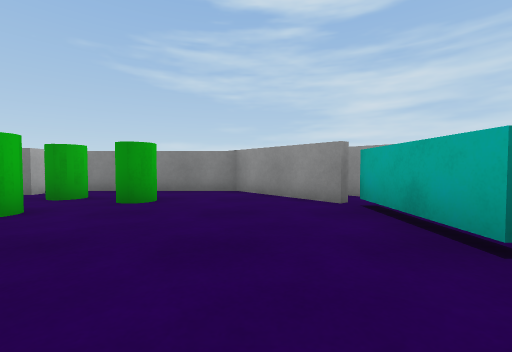
View 1 (above)

13 first-person views from a walk through a scene from a Unity 3-D project. The camera is 0.59 m above the floor, tilts 2° down and sees 90° across. The floor is counted in squares, 1 m on a side. Each view is taken from the middle of a square. On the plan, view 1 faces up. The plan holds only what a view shows up to about 9 squares ahead; the rest is blank. The place goes on beyond the plan.

View 2
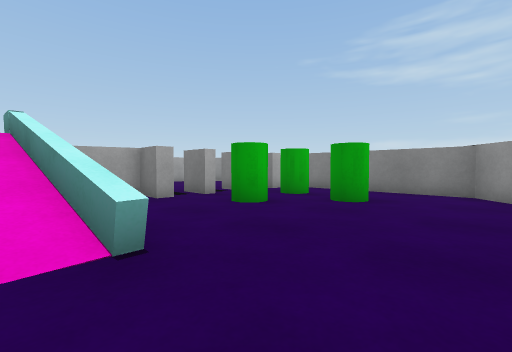

View 3
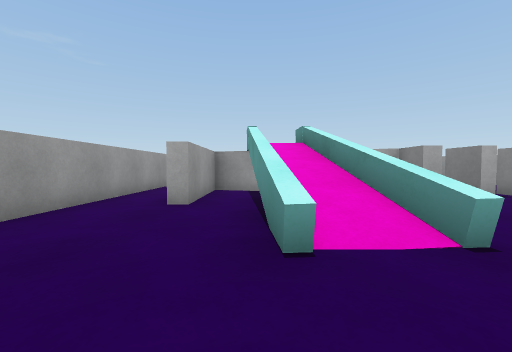

View 4
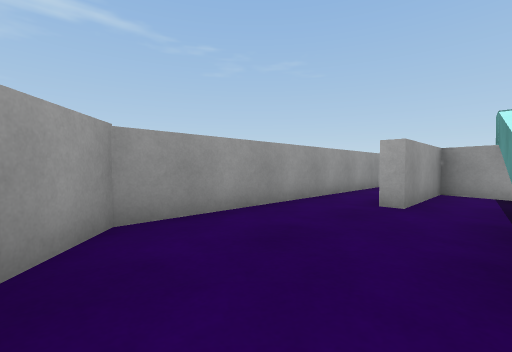

View 5
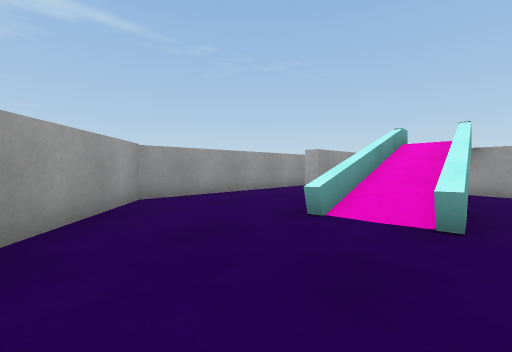

View 6
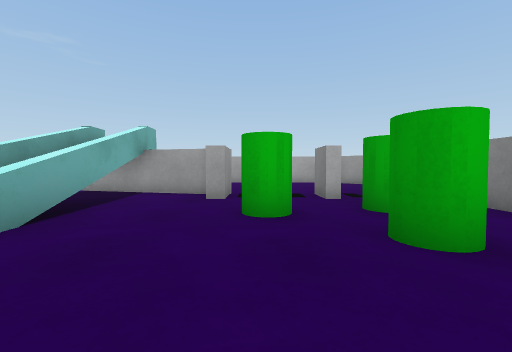

View 7
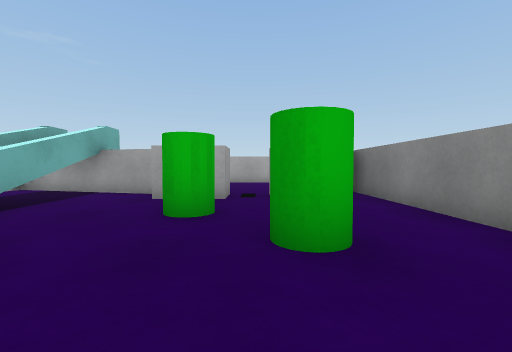

View 8
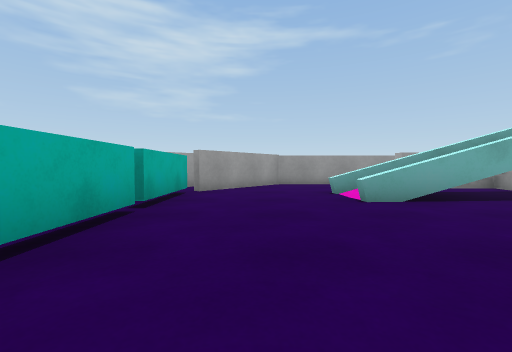

View 9
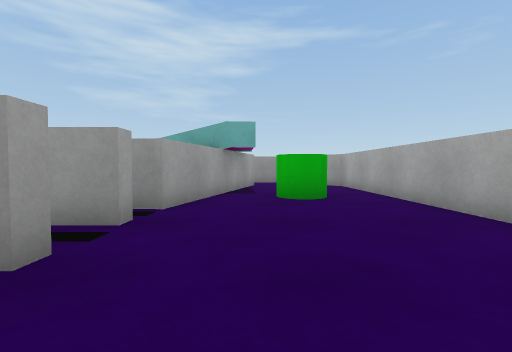

View 10
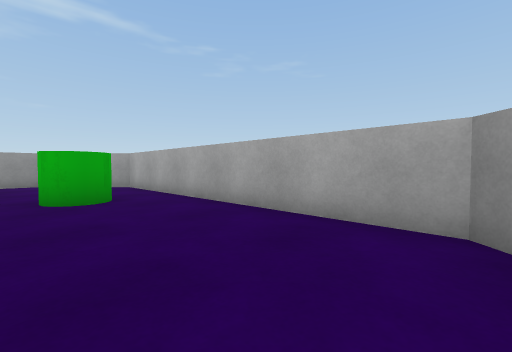

View 11
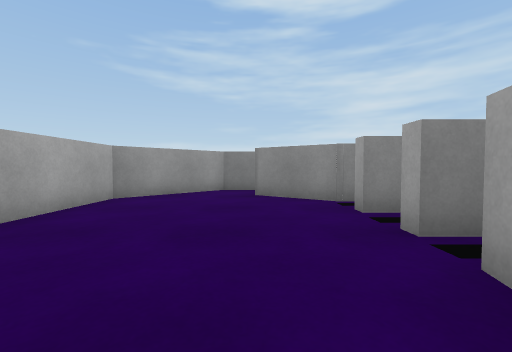

View 12
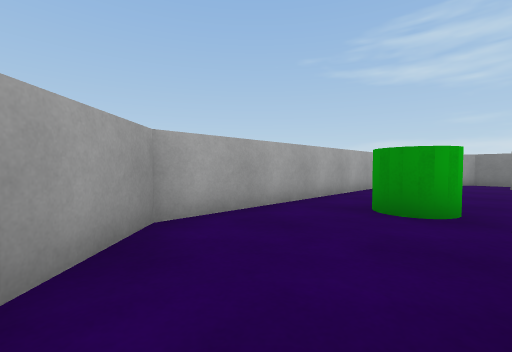

View 13
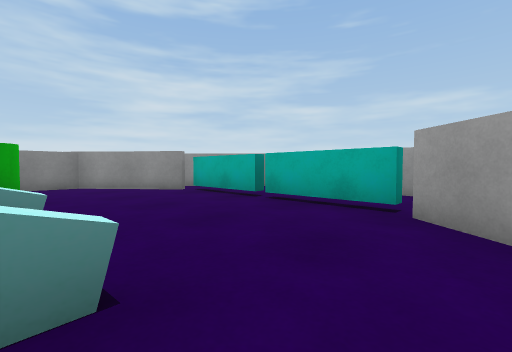

### Floor plan
Points are (right, up) in squares from view 1. A wall is a line through its corners. A room is listed if a view was taken in it or the views show most of it. See-through windows are left out.
Room 1 (views 1, 2, 3, 4, 5, 6, 7, 8, 12, 13)
walls: (-4.7, 2.4) (-4.7, 2.1) (-5.5, 2.1) (-5.9, 0.4); (-1.6, -0.8) (-5.2, -1.1); (1.6, 1.6) (1.6, 3.9) (-0.5, 6.3) (-6.2, 6.3); (-5.6, 0.4) (-1.7, 0.7); (-5.5, -0.9) (-1.6, -0.6); (-4, -2.1) (-4, -2.5); (-4.7, 5.8) (-4.7, 5.4); (1.6, -1) (1.6, 1.4); (2.3, 4.9) (1.8, 5.4); (-8.8, -2.7) (-7.8, -3.7) (-0.8, -3.7) (1.4, -1.1)
ways out: opening at (-8, -1.5) to room 2; gap at (-5, 3.5) to room 2
objects: green cylinder (-4, 5) to (-3, 5); green cylinder (-3, 3); green cylinder (-2, 4) to (-2, 5)
Room 2 (views 9, 10, 11)
walls: (-6.2, 0.6) (-5.7, 2.4) (-4.7, 2.4); (-6.4, -1.2) (-6.6, -2.1) (-4, -2.1); (-4.8, 4.3) (-5.6, 4.3); (-5.6, 5.4) (-7, 6.3); (-7, -2.4) (-6.6, -0.9); (-7, 7.6) (-7.8, 7.6) (-9.7, 5.8) (-9.7, -1.9) (-8.8, -2.7)
ways out: opening at (-8, -1.5) to room 1; gap at (-5, 3.5) to room 1
objects: green cylinder (-8, 1); block (-6, 0)

Positions as (right, up) in squares from view 1, and headings:
1: (0, 0), facing up
2: (0, 0), facing up-left
3: (0, -1), facing left
4: (0, -1), facing down-left
5: (1, 1), facing down-left
6: (0, 3), facing left
7: (0, 4), facing left
8: (0, 5), facing down
9: (-7, 6), facing down
10: (-7, 6), facing down-left
11: (-7, 1), facing up
12: (-7, -3), facing up-left
13: (-2, -2), facing up-right
